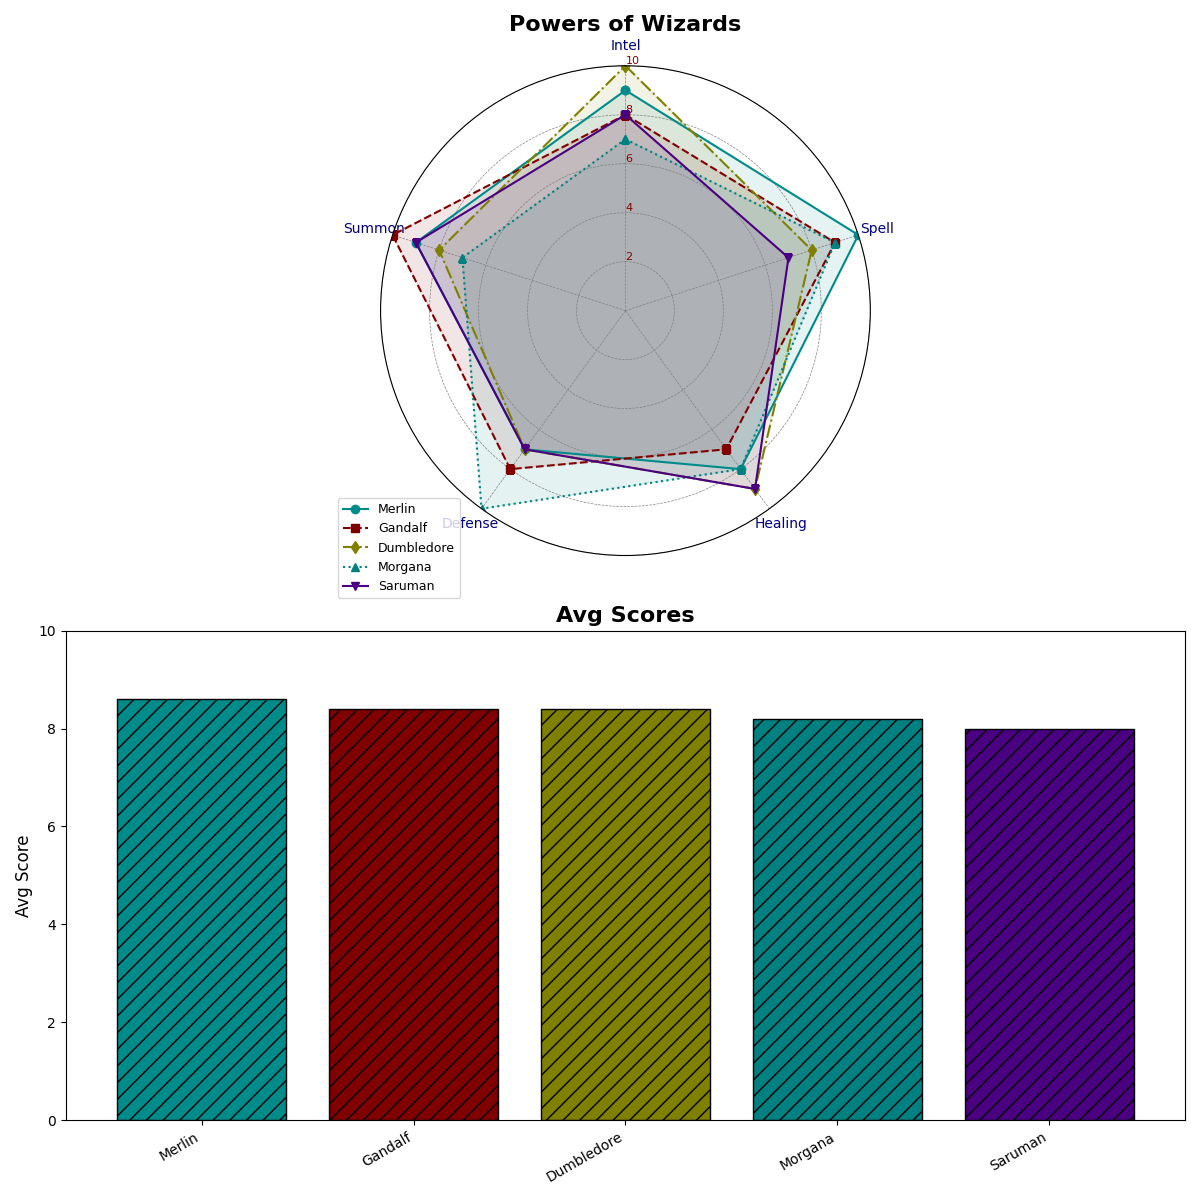

Python code for this plot:
import numpy as np
import matplotlib.pyplot as plt

categories = ['Intel', 'Spell', 'Healing', 'Defense', 'Summon']
num_vars = len(categories)

wizards = {
    'Merlin': [9, 10, 8, 7, 9],
    'Gandalf': [8, 9, 7, 8, 10],
    'Dumbledore': [10, 8, 9, 7, 8],
    'Morgana': [7, 9, 8, 10, 7],
    'Saruman': [8, 7, 9, 7, 9]
}

for wizard in wizards:
    wizards[wizard] += wizards[wizard][:1]

angles = np.linspace(0, 2 * np.pi, num_vars, endpoint=False).tolist()
angles += angles[:1]

fig, axs = plt.subplots(2, 1, figsize=(12, 12), subplot_kw={'polar': True})

ax = axs[0]
ax.set_theta_offset(np.pi / 2)
ax.set_theta_direction(-1)
ax.set_xticks(angles[:-1])
ax.set_xticklabels(categories, color='navy', size=10)
ax.set_rlabel_position(0)
ax.set_yticks([2, 4, 6, 8, 10])
ax.set_yticklabels(["2", "4", "6", "8", "10"], color="darkred", size=8)
ax.set_ylim(0, 10)

colors = ['darkcyan', 'maroon', 'olive', 'teal', 'indigo']
markers = ['o', 's', 'd', '^', 'v']
linestyles = ['-', '--', '-.', ':', '-']

for i, (wizard, score) in enumerate(wizards.items()):
    ax.plot(angles, score, linewidth=1.5, linestyle=linestyles[i], label=wizard, color=colors[i], marker=markers[i])
    ax.fill(angles, score, color=colors[i], alpha=0.1)

ax.set_title("Powers of Wizards", size=16, weight='extra bold')
ax.grid(color='gray', linestyle='--', linewidth=0.5)

fig.delaxes(axs[1])
ax2 = fig.add_subplot(2, 1, 2)

average_scores = {wizard: np.mean(wizards[wizard][:-1]) for wizard in wizards}
ax2.bar(average_scores.keys(), average_scores.values(), color=colors, edgecolor='black', hatch='//')
ax2.set_ylim(0, 10)
ax2.set_title("Avg Scores", size=16, weight='bold')
ax2.set_ylabel('Avg Score', size=12)
ax2.set_xticklabels(average_scores.keys(), rotation=30, ha='right', fontsize=10)

ax.legend(loc='lower left', bbox_to_anchor=(-0.1, -0.1), fontsize=9)

plt.tight_layout()
plt.show()
